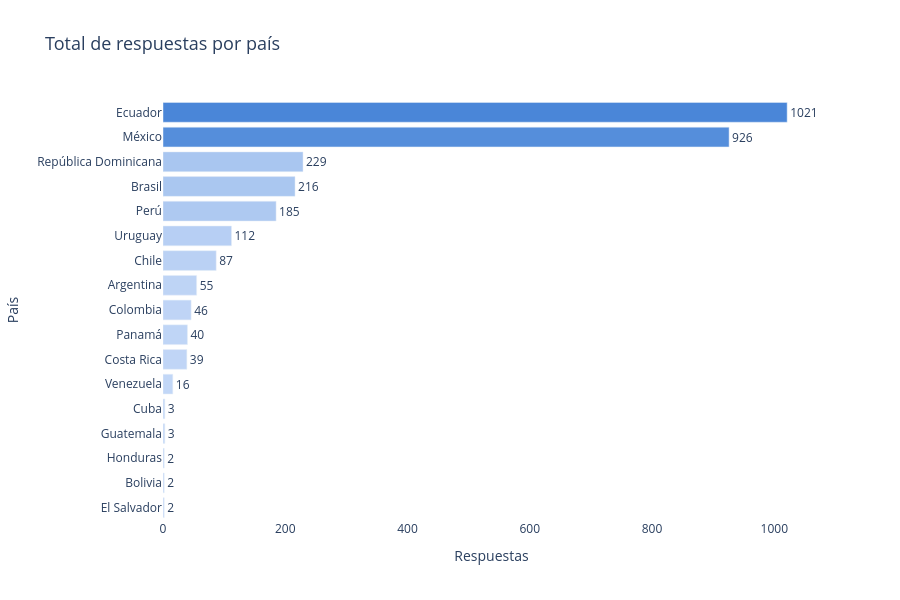

Notebook code cell kept with this figure:
### Code cell
by_pais = df.groupby("pais")["Cantidad"].sum().reset_index()
by_pais = by_pais.sort_values("Cantidad", ascending=True)

fig = px.bar(
    by_pais, x="Cantidad", y="pais", orientation="h",
    title="Total de respuestas por país",
    labels={"Cantidad": "Respuestas", "pais": "País"},
    color="Cantidad",
    color_continuous_scale=["#C4D8F7", "#4A86D8"],
    text="Cantidad"
)
fig.update_traces(textposition="outside")
fig.update_layout(
    height=600, coloraxis_showscale=False,
    plot_bgcolor="white", paper_bgcolor="white",
    title_font_size=18
)
fig.show()

### Figure 1 — Plotly figure (JSON) as saved in the notebook; plotly's stock layout.template omitted (floating-point values rounded to 4 significant figures)
{"data": [{"hovertemplate": "Respuestas=%{marker.color}<br>País=%{y}<extra></extra>", "legendgroup": "", "marker": {"color": [2, 2, 2, 3, 3, 16, 39, 40, 46, 55, 87, 112, 185, 216, 229, 926, 1021], "coloraxis": "coloraxis", "pattern": {"shape": ""}}, "name": "", "orientation": "h", "showlegend": false, "text": [2.0, 2.0, 2.0, 3.0, 3.0, 16.0, 39.0, 40.0, 46.0, 55.0, 87.0, 112.0, 185.0, 216.0, 229.0, 926.0, 1021.0], "textposition": "outside", "type": "bar", "x": [2, 2, 2, 3, 3, 16, 39, 40, 46, 55, 87, 112, 185, 216, 229, 926, 1021], "xaxis": "x", "y": ["El Salvador", "Bolivia", "Honduras", "Guatemala", "Cuba", "Venezuela", "Costa Rica", "Panamá", "Colombia", "Argentina", "Chile", "Uruguay", "Perú", "Brasil", "República Dominicana", "México", "Ecuador"], "yaxis": "y"}], "layout": {"barmode": "relative", "coloraxis": {"colorbar": {"title": {"text": "Respuestas"}}, "colorscale": [[0, "#C4D8F7"], [1, "#4A86D8"]], "showscale": false}, "height": 600, "legend": {"tracegroupgap": 0}, "paper_bgcolor": "white", "plot_bgcolor": "white", "title": {"font": {"size": 18}, "text": "Total de respuestas por país"}, "xaxis": {"anchor": "y", "domain": [0, 1], "title": {"text": "Respuestas"}}, "yaxis": {"anchor": "x", "domain": [0, 1], "title": {"text": "País"}}}}
